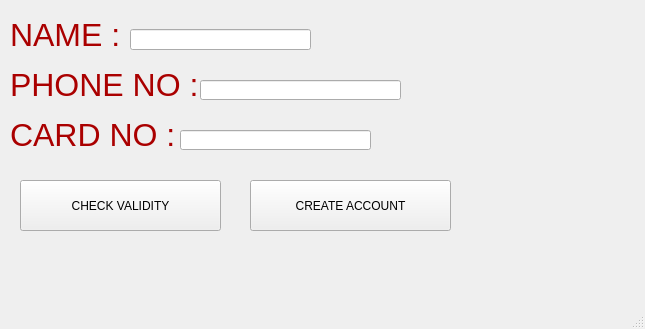
<?xml version="1.0" encoding="UTF-8"?>
<ui version="4.0">
 <class>MainWindow</class>
 <widget class="QMainWindow" name="MainWindow">
  <property name="geometry">
   <rect>
    <x>0</x>
    <y>0</y>
    <width>645</width>
    <height>329</height>
   </rect>
  </property>
  <property name="windowTitle">
   <string>MainWindow</string>
  </property>
  <widget class="QWidget" name="centralwidget">
   <widget class="QLabel" name="label">
    <property name="geometry">
     <rect>
      <x>10</x>
      <y>10</y>
      <width>121</width>
      <height>51</height>
     </rect>
    </property>
    <property name="text">
     <string>&lt;html&gt;&lt;head/&gt;&lt;body&gt;&lt;p&gt;&lt;span style=&quot; font-size:24pt; color:#aa0000;&quot;&gt;NAME : &lt;/span&gt;&lt;/p&gt;&lt;/body&gt;&lt;/html&gt;</string>
    </property>
   </widget>
   <widget class="QLabel" name="label_2">
    <property name="geometry">
     <rect>
      <x>10</x>
      <y>60</y>
      <width>201</width>
      <height>51</height>
     </rect>
    </property>
    <property name="text">
     <string>&lt;html&gt;&lt;head/&gt;&lt;body&gt;&lt;p&gt;&lt;span style=&quot; font-size:24pt; color:#aa0000;&quot;&gt;PHONE NO :&lt;/span&gt;&lt;/p&gt;&lt;/body&gt;&lt;/html&gt;</string>
    </property>
   </widget>
   <widget class="QLabel" name="label_3">
    <property name="geometry">
     <rect>
      <x>10</x>
      <y>110</y>
      <width>201</width>
      <height>51</height>
     </rect>
    </property>
    <property name="text">
     <string>&lt;html&gt;&lt;head/&gt;&lt;body&gt;&lt;p&gt;&lt;span style=&quot; font-size:24pt; color:#aa0000;&quot;&gt;CARD NO :&lt;/span&gt;&lt;/p&gt;&lt;/body&gt;&lt;/html&gt;</string>
    </property>
   </widget>
   <widget class="QLineEdit" name="lineEdit">
    <property name="geometry">
     <rect>
      <x>130</x>
      <y>29</y>
      <width>181</width>
      <height>21</height>
     </rect>
    </property>
   </widget>
   <widget class="QLineEdit" name="lineEdit_2">
    <property name="geometry">
     <rect>
      <x>200</x>
      <y>80</y>
      <width>201</width>
      <height>20</height>
     </rect>
    </property>
   </widget>
   <widget class="QLineEdit" name="lineEdit_3">
    <property name="geometry">
     <rect>
      <x>180</x>
      <y>130</y>
      <width>191</width>
      <height>20</height>
     </rect>
    </property>
   </widget>
   <widget class="QLabel" name="label_4">
    <property name="geometry">
     <rect>
      <x>326</x>
      <y>22</y>
      <width>201</width>
      <height>31</height>
     </rect>
    </property>
    <property name="text">
     <string/>
    </property>
   </widget>
   <widget class="QLabel" name="label_5">
    <property name="geometry">
     <rect>
      <x>410</x>
      <y>70</y>
      <width>201</width>
      <height>31</height>
     </rect>
    </property>
    <property name="text">
     <string/>
    </property>
   </widget>
   <widget class="QLabel" name="label_6">
    <property name="geometry">
     <rect>
      <x>386</x>
      <y>123</y>
      <width>181</width>
      <height>31</height>
     </rect>
    </property>
    <property name="text">
     <string/>
    </property>
   </widget>
   <widget class="QPushButton" name="pushButton">
    <property name="geometry">
     <rect>
      <x>20</x>
      <y>180</y>
      <width>201</width>
      <height>51</height>
     </rect>
    </property>
    <property name="text">
     <string>CHECK VALIDITY</string>
    </property>
   </widget>
   <widget class="QPushButton" name="pushButton_2">
    <property name="geometry">
     <rect>
      <x>250</x>
      <y>180</y>
      <width>201</width>
      <height>51</height>
     </rect>
    </property>
    <property name="text">
     <string>CREATE ACCOUNT</string>
    </property>
   </widget>
  </widget>
  <widget class="QMenuBar" name="menubar">
   <property name="geometry">
    <rect>
     <x>0</x>
     <y>0</y>
     <width>645</width>
     <height>21</height>
    </rect>
   </property>
  </widget>
  <widget class="QStatusBar" name="statusbar"/>
 </widget>
 <resources/>
 <connections/>
</ui>
